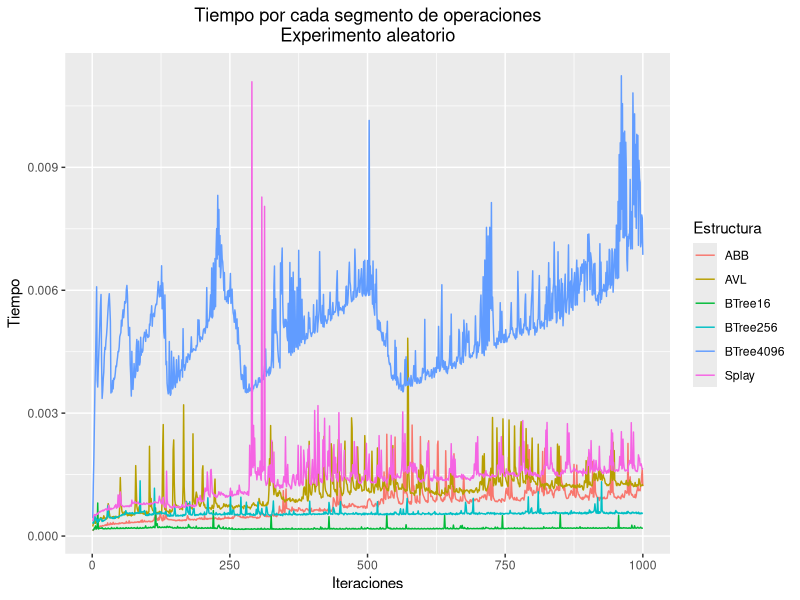

Here is the R script that generated this plot:
## ---- chunk 1
# Manipulación de estructuras
library(tidyverse)
library(dplyr)
library(tidyr)

# Para realizar plots
#library(scatterplot3d)
library(ggplot2)
# library(plotly)

# Manipulación de varios plots en una imagen.
# library(gridExtra)
# library(grid)
## ---- chunk 2
random.abb = read.table("Resultados/aleatorioAbb.txt")
random.avl = read.table("Resultados/aleatorioAvl.txt")
random.splay = read.table("Resultados/aleatorioSplay.txt")
random.btree16 = read.table("Resultados/aleatorioBtree16.txt")
random.btree256 = read.table("Resultados/aleatorioBtree256.txt")
random.btree4096 = read.table("Resultados/aleatorioBtree4096.txt")

## ---- chunk 3
Experimento_aleatorio <-  data.frame(Operacion = integer(),
                                     V1 = double(),
                                     Estructura = factor()) 

z <- data.frame(Operacion = c(1:1000), V1 = random.abb, Estructura = "ABB")
Experimento_aleatorio <- rbind(Experimento_aleatorio, z)

z <- data.frame(Operacion = c(1:1000), V1 = random.avl, Estructura = "AVL")
Experimento_aleatorio <- rbind(Experimento_aleatorio, z)

z <- data.frame(Operacion = c(1:1000), V1 = random.splay, Estructura = "Splay")
Experimento_aleatorio <- rbind(Experimento_aleatorio, z)

z <- data.frame(Operacion = c(1:1000), V1 = random.btree16, Estructura = "BTree16")
Experimento_aleatorio <- rbind(Experimento_aleatorio, z)

z <- data.frame(Operacion = c(1:1000), V1 = random.btree256, Estructura = "BTree256")
Experimento_aleatorio <- rbind(Experimento_aleatorio, z)

z <- data.frame(Operacion = c(1:1000), V1 = random.btree4096, Estructura = "BTree4096")
Experimento_aleatorio <- rbind(Experimento_aleatorio, z)

## ---- chunk 4
plot <- ggplot(data = Experimento_aleatorio, aes(x=Operacion, y=V1), inherit.aes = FALSE) + 
  geom_line(aes(colour=Estructura)) +
  xlab("Iteraciones") +  
  ylab("Tiempo") + 
  ggtitle("Tiempo por cada segmento de operaciones\nExperimento aleatorio") + 
  theme(plot.title = element_text(hjust = 0.5))
plot

